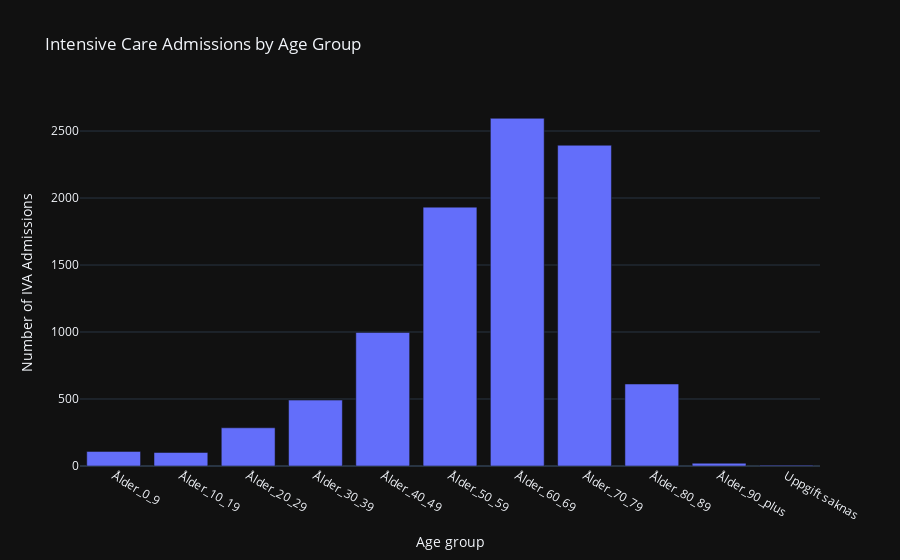

Write notebook code for a chart like this one.
### Code cell
vaccine_data = pd.read_excel("Labb-data/Folkhalsomyndigheten_Covid19.xlsx", sheet_name="Totalt antal per åldersgrupp")

fig = px.bar(vaccine_data, x="Åldersgrupp", y="Totalt_antal_intensivvårdade",
             title="Intensive Care Admissions by Age Group",
             labels={"Totalt_antal_intensivvårdade": "Number of IVA Admissions", "Åldersgrupp": "Age group"},
             template="plotly_dark")

fig.show()
# fig.write_html("Task3_Age.html")

### Figure 1 — Plotly figure (JSON) as saved in the notebook; plotly's stock layout.template omitted (floating-point values rounded to 4 significant figures)
{"data": [{"alignmentgroup": "True", "hovertemplate": "Age group=%{x}<br>Number of IVA Admissions=%{y}<extra></extra>", "legendgroup": "", "marker": {"color": "#636efa", "pattern": {"shape": ""}}, "name": "", "offsetgroup": "", "orientation": "v", "showlegend": false, "textposition": "auto", "type": "bar", "x": ["Ålder_0_9", "Ålder_10_19", "Ålder_20_29", "Ålder_30_39", "Ålder_40_49", "Ålder_50_59", "Ålder_60_69", "Ålder_70_79", "Ålder_80_89", "Ålder_90_plus", "Uppgift saknas"], "xaxis": "x", "y": [109, 101, 285, 492, 997, 1932, 2595, 2394, 612, 21, 6], "yaxis": "y"}], "layout": {"barmode": "relative", "legend": {"tracegroupgap": 0}, "title": {"text": "Intensive Care Admissions by Age Group"}, "xaxis": {"anchor": "y", "domain": [0, 1], "title": {"text": "Age group"}}, "yaxis": {"anchor": "x", "domain": [0, 1], "title": {"text": "Number of IVA Admissions"}}}}
